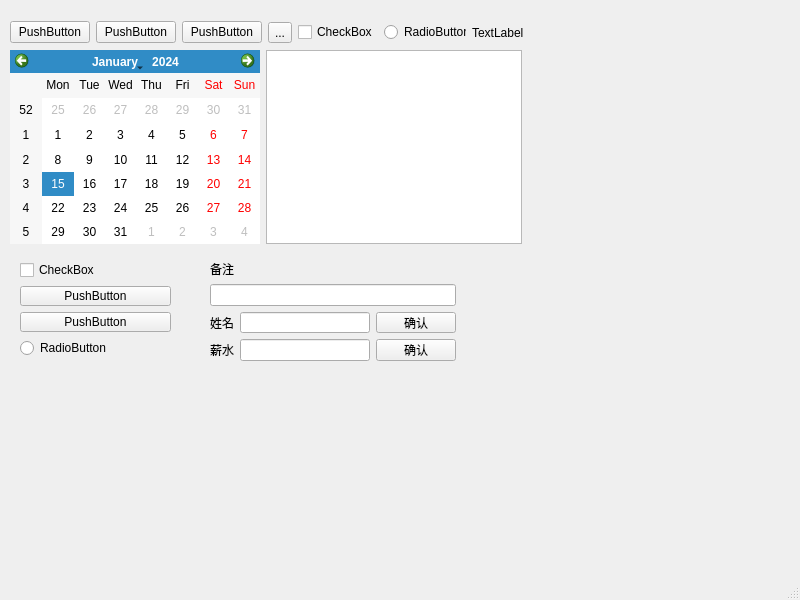
<?xml version="1.0" encoding="UTF-8"?>
<ui version="4.0">
 <class>MainWindow</class>
 <widget class="QMainWindow" name="MainWindow">
  <property name="geometry">
   <rect>
    <x>0</x>
    <y>0</y>
    <width>800</width>
    <height>600</height>
   </rect>
  </property>
  <property name="windowTitle">
   <string>MainWindow</string>
  </property>
  <widget class="QWidget" name="centralwidget">
   <widget class="QWidget" name="layoutWidget">
    <property name="geometry">
     <rect>
      <x>10</x>
      <y>20</y>
      <width>514</width>
      <height>25</height>
     </rect>
    </property>
    <layout class="QHBoxLayout" name="horizontalLayout">
     <item>
      <widget class="QPushButton" name="pushButton">
       <property name="text">
        <string>PushButton</string>
       </property>
      </widget>
     </item>
     <item>
      <widget class="QPushButton" name="pushButton_2">
       <property name="text">
        <string>PushButton</string>
       </property>
      </widget>
     </item>
     <item>
      <widget class="QPushButton" name="pushButton_3">
       <property name="text">
        <string>PushButton</string>
       </property>
      </widget>
     </item>
     <item>
      <widget class="QToolButton" name="toolButton">
       <property name="text">
        <string>...</string>
       </property>
      </widget>
     </item>
     <item>
      <spacer name="horizontalSpacer">
       <property name="orientation">
        <enum>Qt::Horizontal</enum>
       </property>
       <property name="sizeHint" stdset="0">
        <size>
         <width>40</width>
         <height>20</height>
        </size>
       </property>
      </spacer>
     </item>
     <item>
      <widget class="QCheckBox" name="checkBox">
       <property name="text">
        <string>CheckBox</string>
       </property>
      </widget>
     </item>
     <item>
      <widget class="QRadioButton" name="radioButton">
       <property name="text">
        <string>RadioButton</string>
       </property>
      </widget>
     </item>
     <item>
      <widget class="QLabel" name="label">
       <property name="text">
        <string>TextLabel</string>
       </property>
      </widget>
     </item>
    </layout>
   </widget>
   <widget class="QWidget" name="layoutWidget">
    <property name="geometry">
     <rect>
      <x>10</x>
      <y>50</y>
      <width>512</width>
      <height>194</height>
     </rect>
    </property>
    <layout class="QHBoxLayout" name="horizontalLayout_2">
     <item>
      <widget class="QCalendarWidget" name="calendarWidget"/>
     </item>
     <item>
      <widget class="QTextBrowser" name="textBrowser"/>
     </item>
    </layout>
   </widget>
   <widget class="QWidget" name="layoutWidget">
    <property name="geometry">
     <rect>
      <x>20</x>
      <y>260</y>
      <width>151</width>
      <height>98</height>
     </rect>
    </property>
    <layout class="QVBoxLayout" name="verticalLayout">
     <item>
      <widget class="QCheckBox" name="checkBox_2">
       <property name="text">
        <string>CheckBox</string>
       </property>
      </widget>
     </item>
     <item>
      <widget class="QPushButton" name="pushButton_4">
       <property name="text">
        <string>PushButton</string>
       </property>
      </widget>
     </item>
     <item>
      <widget class="QPushButton" name="pushButton_5">
       <property name="text">
        <string>PushButton</string>
       </property>
      </widget>
     </item>
     <item>
      <widget class="QRadioButton" name="radioButton_2">
       <property name="text">
        <string>RadioButton</string>
       </property>
      </widget>
     </item>
    </layout>
   </widget>
   <widget class="QWidget" name="">
    <property name="geometry">
     <rect>
      <x>210</x>
      <y>260</y>
      <width>246</width>
      <height>101</height>
     </rect>
    </property>
    <layout class="QVBoxLayout" name="verticalLayout_2">
     <item>
      <widget class="QLabel" name="label_4">
       <property name="text">
        <string>备注</string>
       </property>
      </widget>
     </item>
     <item>
      <widget class="QLineEdit" name="lineEdit_3"/>
     </item>
     <item>
      <layout class="QHBoxLayout" name="horizontalLayout_3">
       <item>
        <widget class="QLabel" name="label_2">
         <property name="text">
          <string>姓名</string>
         </property>
        </widget>
       </item>
       <item>
        <widget class="QLineEdit" name="lineEdit"/>
       </item>
       <item>
        <widget class="QPushButton" name="pushButton_6">
         <property name="text">
          <string>确认</string>
         </property>
        </widget>
       </item>
      </layout>
     </item>
     <item>
      <layout class="QHBoxLayout" name="horizontalLayout_4">
       <item>
        <widget class="QLabel" name="label_3">
         <property name="text">
          <string>薪水</string>
         </property>
        </widget>
       </item>
       <item>
        <widget class="QLineEdit" name="lineEdit_2"/>
       </item>
       <item>
        <widget class="QPushButton" name="pushButton_7">
         <property name="text">
          <string>确认</string>
         </property>
        </widget>
       </item>
      </layout>
     </item>
    </layout>
   </widget>
  </widget>
  <widget class="QMenuBar" name="menubar">
   <property name="geometry">
    <rect>
     <x>0</x>
     <y>0</y>
     <width>800</width>
     <height>22</height>
    </rect>
   </property>
  </widget>
  <widget class="QStatusBar" name="statusbar"/>
 </widget>
 <resources/>
 <connections/>
</ui>
